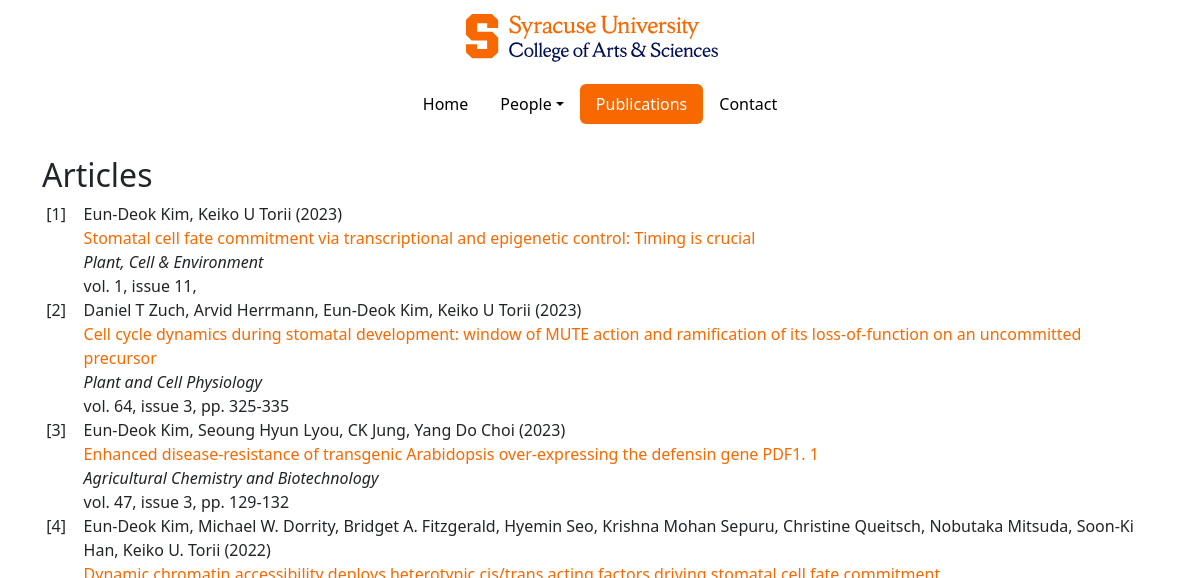
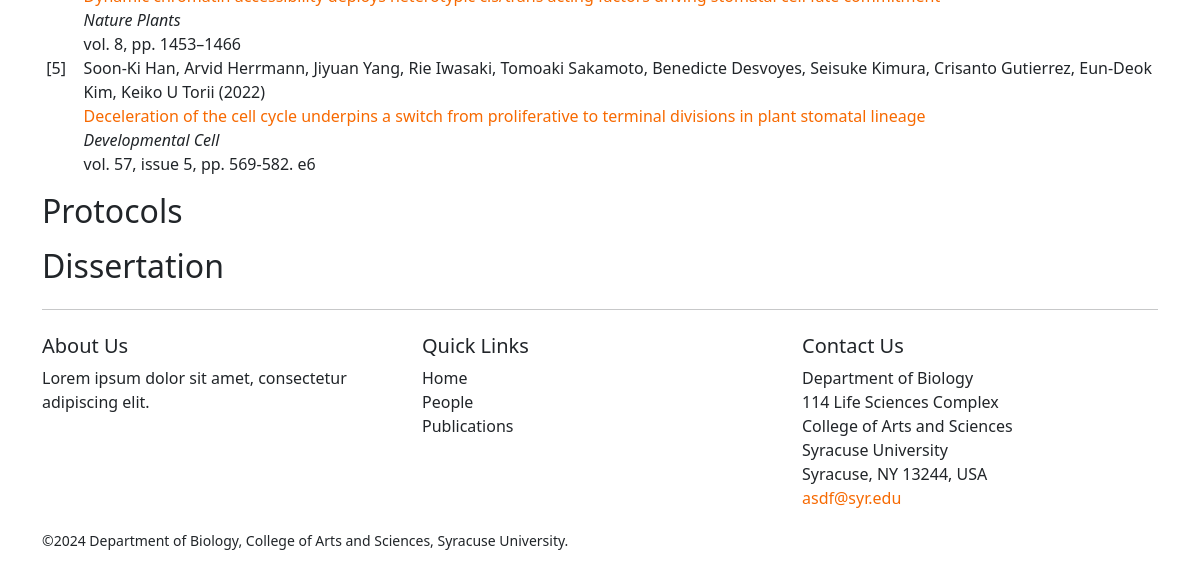
Before: /publications/ with the older database file (2 pictures, top to bottom).
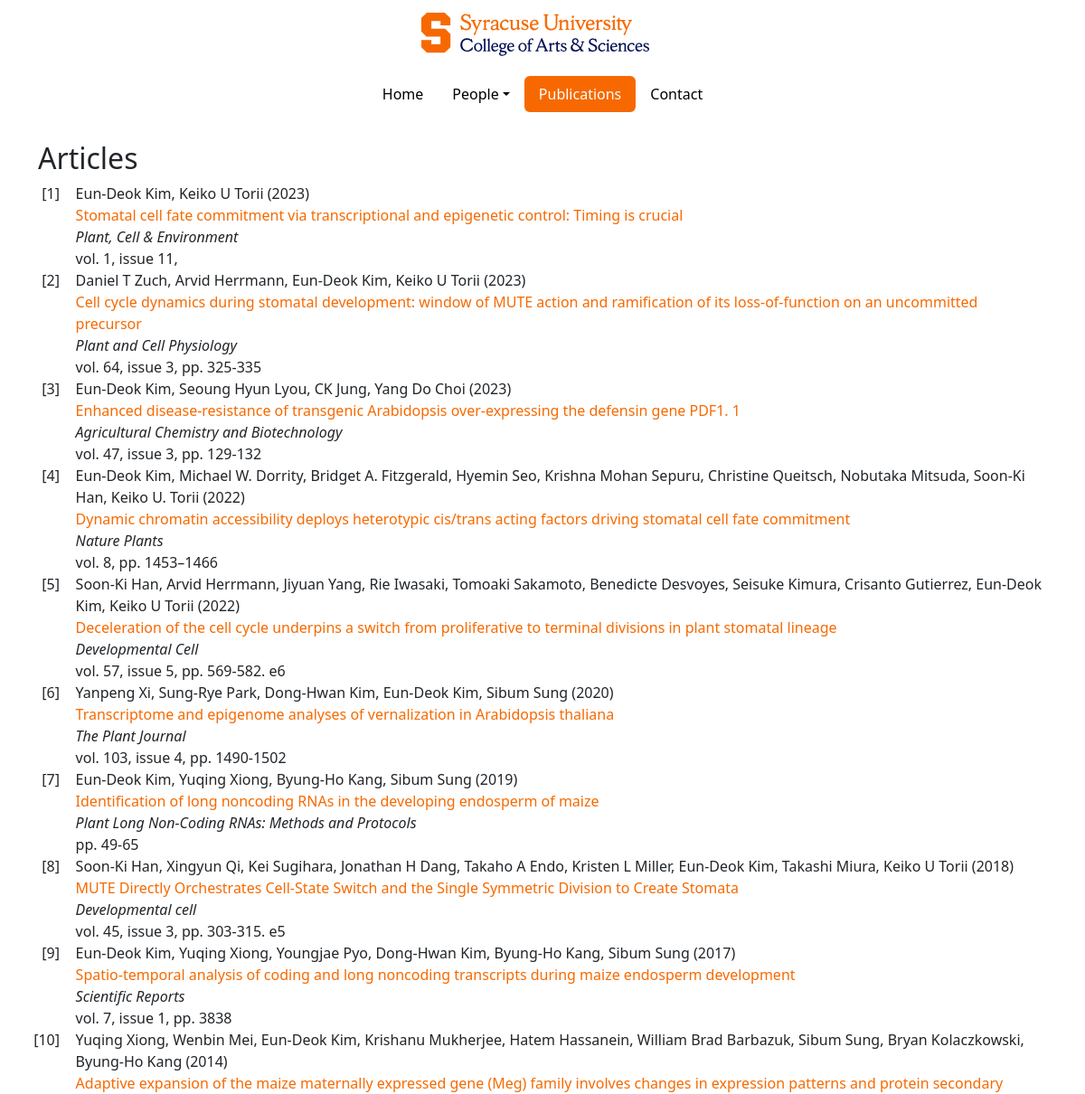
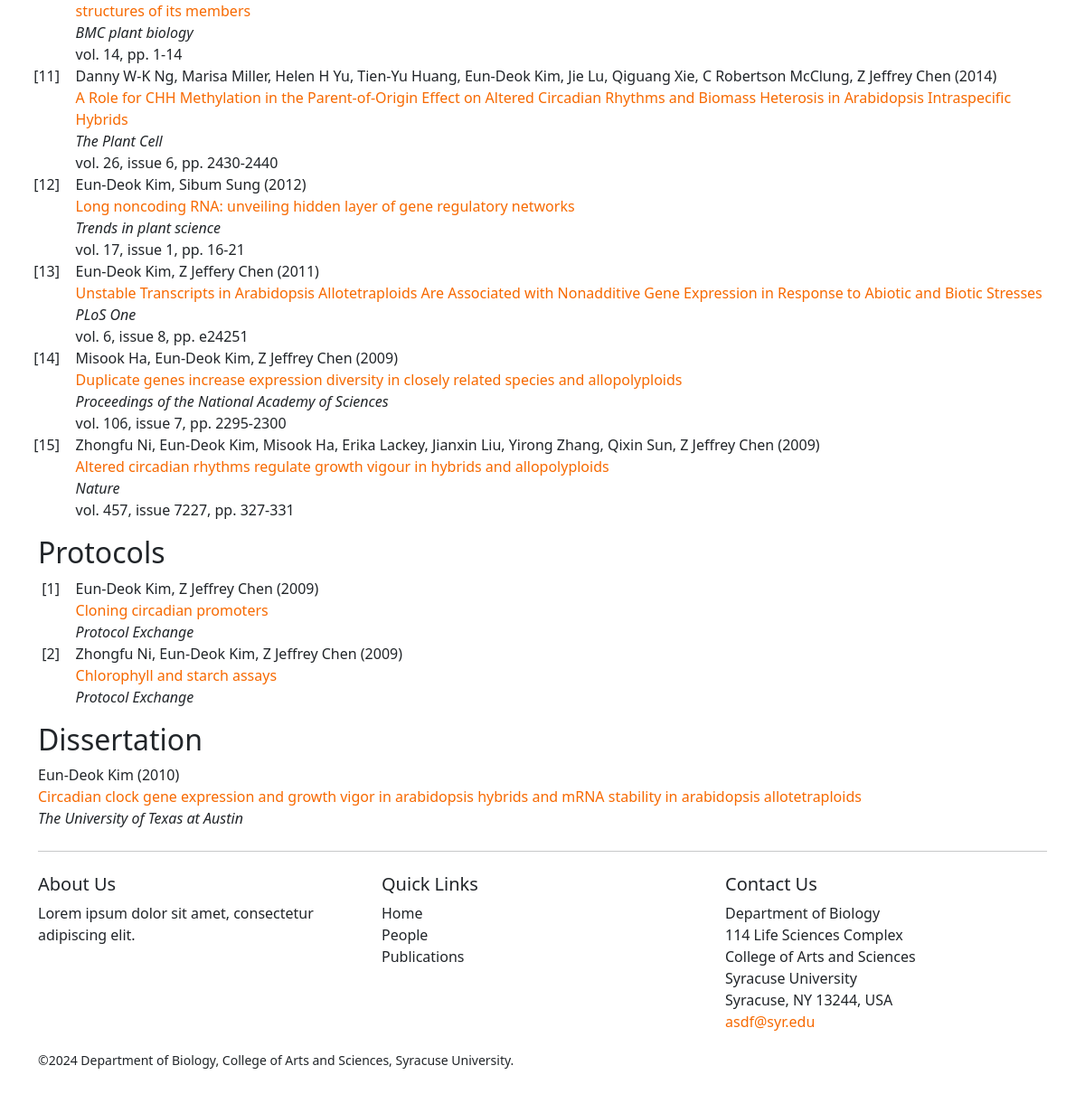
After: the same page with the newer database file (2 pictures, top to bottom).
### publications/models.py (models this page shows, shortened)
class Publication(models.Model):
    type = models.CharField(max_length=13, default="Journal",
        choices={
            "Journal":"Journal",
            "Protocol":"Protocol",
            "Patent":"Patent",
            "Dissertation":"Dissertation"})
    title = models.CharField(max_length=999)
    authors = models.TextField(help_text="Comma separated list of authors")
    year = models.PositiveIntegerField()
    month = models.PositiveIntegerField(blank=True, null=True)
    journal = models.CharField(max_length=255)
    volume = models.PositiveIntegerField(blank=True, null=True)
    issue = models.PositiveIntegerField(blank=True, null=True)
    pages = models.CharField(max_length=50, blank=True, null=True)
    doi = models.URLField(validators=[URLValidator()])
    class Meta:
        ordering = ['-year','-month']  # Sort by name in ascending order

### publications/views.py (the view)
# urls.py: re_path(r'^(?:(?P<first_name>\w+)/(?P<last_name>\w+)/(?P<name_used_for_publication>.+)/)?$', PublicationListView.as_view(), name='publication_list'),
class PublicationListView(ListView):
    template_name = 'publications/publication_list.html'
    context_object_name = 'publications'
    def get_queryset(self):
        publications = Publication.objects.all().order_by('-year','-month')
        return publications
    def get_context_data(self, **kwargs):
        context = super().get_context_data(**kwargs)
        context['target_author'] = self.kwargs.get('name_used_for_publication', 'Miao Y')  # Pass the target author name to the context
        return context

### main/templatetags/nav_active.py (called while the page is built)
@register.simple_tag
def active_url(request, url_name):
    if resolve(request.path_info).url_name == url_name:
        return "active"
    return ""

### publications/templates/publications/publication_list.html (shortened to what this page needs)
{% extends "base.html" %}
{% block content %}
<h2>Articles</h2>
<ol class="custom-counter">
    {% for article in publications %}
    {% if article.type == "Journal" %}
    <li class="list-group-item">
        {{ article.authors }} ({{ article.year }})<br/>
        <a href="{{ article.doi}}">{{ article.title }}</a><br/>
        <em>{{ article.journal }}</em><br/>
        {% if article.volume %} vol. {{ article.volume }}, {% endif %} {% if article.issue %} issue {{ article.issue }}, {% endif %} {% if article.pages %} pp. {{ article.pages }}{% endif %}
    </li>
    {% endif %}
    {% endfor %}
</ol>
<h2>Protocols</h2>
<ol class="custom-counter">
    {% for article in publications %}
    {% if article.type == "Protocol" %}
    <li class="list-group-item">
        {{ article.authors }} ({{ article.year }})<br/>
        <a href="{{ article.doi}}">{{ article.title }}</a><br/>
        <em>{{ article.journal }}</em><br/>
    </li>
    {% endif %}
    {% endfor %}
</ol>
<h2>Dissertation</h2>
{% for article in publications %}
{% if article.type == "Dissertation" %}
<p>{{ article.authors }} ({{ article.year }})<br/>
    <a href="{{ article.doi}}">{{ article.title }}</a><br/>
    <em>{{ article.journal }}</em>
</p>
{% endif %}
{% endfor %}
{% endblock %}

Changed rows visible on the page:
added Publication: authors "Yanpeng Xi, Sung‐Rye Park, Dong‐Hwan Kim, Eun‐Deok Kim, Sibum Sung", year "2020", title "Transcriptome and epigenome analyses of vernalization in Arabidopsis thaliana", journal "The Plant Journal", volume "103", issue "4", pages "1490-1502", shown under "Articles"
added Publication: authors "Eun-Deok Kim, Yuqing Xiong, Byung-Ho Kang, Sibum Sung", year "2019", title "Identification of long noncoding RNAs in the developing endosperm of maize", journal "Plant Long Non-Coding RNAs: Methods and Protocols", pages "49-65", shown under "Articles"
added Publication: authors "Soon-Ki Han, Xingyun Qi, Kei Sugihara, Jonathan H Dang, Takaho A Endo, Kristen L Miller, Eun-Deok Kim, Takashi Miura, Keiko U Torii", year "2018", title "MUTE Directly Orchestrates Cell-State Switch and the Single Symmetric Division to Create Stomata", journal "Developmental cell", volume "45", issue "3", pages "303-315. e5", shown under "Articles"
added Publication: authors "Eun-Deok Kim, Yuqing Xiong, Youngjae Pyo, Dong-Hwan Kim, Byung-Ho Kang, Sibum Sung", year "2017", title "Spatio-temporal analysis of coding and long noncoding transcripts during maize endosperm development", journal "Scientific Reports", volume "7", issue "1", pages "3838", shown under "Articles"
added Publication: authors "Yuqing Xiong, Wenbin Mei, Eun-Deok Kim, Krishanu Mukherjee, Hatem Hassanein, William Brad Barbazuk, Sibum Sung, Bryan Kolaczkowski, Byung-Ho Kang", year "2014", title "Adaptive expansion of the maize maternally expressed gene (Meg) family involves changes in expression patterns and protein secondary structures of its members", journal "BMC plant biology", volume "14", pages "1-14", shown under "Articles"
added Publication: authors "Danny W-K Ng, Marisa Miller, Helen H Yu, Tien-Yu Huang, Eun-Deok Kim, Jie Lu, Qiguang Xie, C Robertson McClung, Z Jeffrey Chen", year "2014", title "A Role for CHH Methylation in the Parent-of-Origin Effect on Altered Circadian Rhythms and Biomass Heterosis in Arabidopsis Intraspecific Hybrids", journal "The Plant Cell", volume "26", issue "6", pages "2430-2440", shown under "Articles"
added Publication: authors "Eun-Deok Kim, Sibum Sung", year "2012", title "Long noncoding RNA: unveiling hidden layer of gene regulatory networks", journal "Trends in plant science", volume "17", issue "1", pages "16-21", shown under "Articles"
added Publication: authors "Eun-Deok Kim, Z Jeffery Chen", year "2011", title "Unstable Transcripts in Arabidopsis Allotetraploids Are Associated with Nonadditive Gene Expression in Response to Abiotic and Biotic Stresses", journal "PLoS One", volume "6", issue "8", pages "e24251", shown under "Articles"
added Publication: authors "Misook Ha, Eun-Deok Kim, Z Jeffrey Chen", year "2009", title "Duplicate genes increase expression diversity in closely related species and allopolyploids", journal "Proceedings of the National Academy of Sciences", volume "106", issue "7", pages "2295-2300", shown under "Articles"
added Publication: authors "Zhongfu Ni, Eun-Deok Kim, Misook Ha, Erika Lackey, Jianxin Liu, Yirong Zhang, Qixin Sun, Z Jeffrey Chen", year "2009", title "Altered circadian rhythms regulate growth vigour in hybrids and allopolyploids", journal "Nature", volume "457", issue "7227", pages "327-331", shown under "Articles"
added Publication: authors "Eun-Deok Kim, Z Jeffrey Chen", year "2009", title "Cloning circadian promoters", journal "Protocol Exchange", shown under "Protocols"
added Publication: authors "Zhongfu Ni, Eun-Deok Kim, Z Jeffrey Chen", year "2009", title "Chlorophyll and starch assays", journal "Protocol Exchange", shown under "Protocols"
added Publication: authors "Eun-Deok Kim", year "2010", title "Circadian clock gene expression and growth vigor in arabidopsis hybrids and mRNA stability in arabidopsis allotetraploids", journal "The University of Texas at Austin", shown under "Dissertation"
